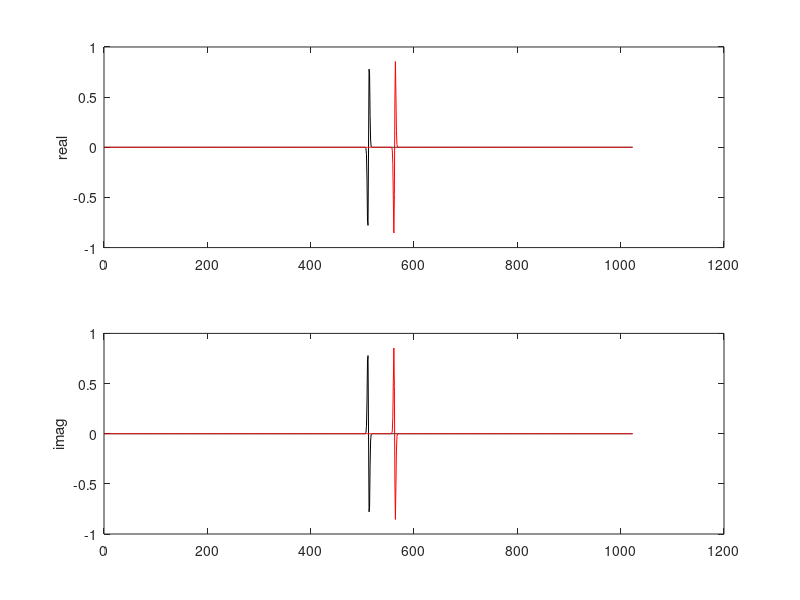

MATLAB code for this plot:
%
%   plot the real and imaginar parts of the shifted gaussian function
%
load gauss.dat
x=gauss(:,1);
ri=gauss(:,2);
ii=gauss(:,3);
ro=gauss(:,4);
io=gauss(:,5);
clf
subplot(2,1,1);plot(x,ri,'k',x,ro,'r');ylabel('real')
%axis([504,622,-1,1])
subplot(2,1,2);plot(x,ii,'k',x,io,'r');ylabel('imag')
%axis([504,522,-1,1])
